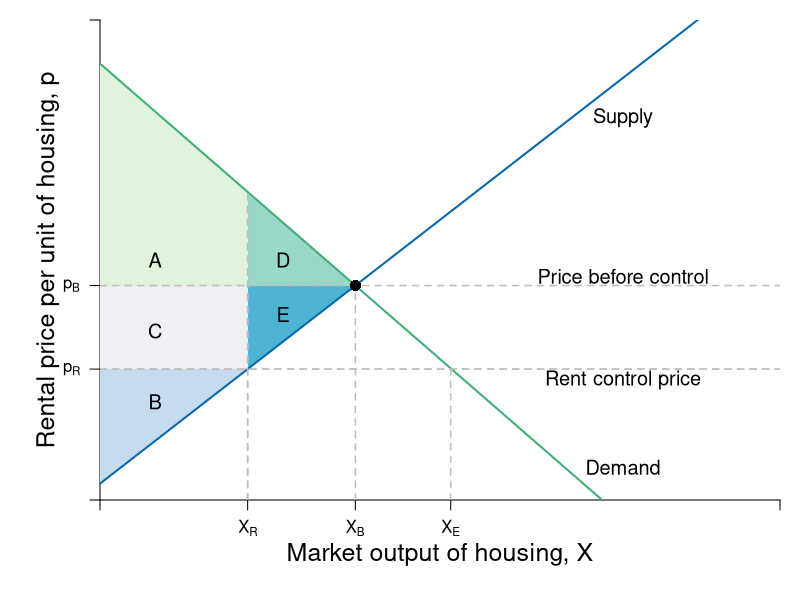

This chart was generated by the following R code:
require(shape)
pdf(file = "public_mechanism/landlord_rc.pdf", width = 9, height = 7)

#Set parameters for graphics
axislabelsize <- 1.5
labelsize <- 1.2
graphlinewidth <- 2
segmentlinewidth <- 1.5


COL <- c("#7fc97f", "#beaed4", "#fdc086", "#ffff99", "#386cb0", "#f0027f", "#bf5b17", "#666666")
COLA <- c("#e0f3db", "#99d8c9","#66c2a4","#41ae76", "#238b45", "#005824")
COLB <- c("#c6dbef", "#4eb3d3", "#2b8cbe", "#0868ac","#084081")
COLC <- c("#fcfbfd", "#efedf5", "#dadaeb", "#bcbddc", "#9e9ac8", "#807dba", "#6a51a3", "#54278f", "#3f007d")

par(mar =  c(5, 5, 1, 1))

Demand <- function(x, rmax = 20, xmax = 12, n = 8) {
  rmax - (rmax/(n*xmax))*x
}

mrsA <- function(x, rmax = 20, xmax = 10) {
  rmax - (rmax/xmax)*x
}

#uA <- function(x, y, rmax, rmax = 20, xmax = 10) {
#  y + rmax*x - (1/2)(rmax/xmax)*x^2
#}


Supply <- function(x, c1 = 0.75, c2 = 0.0465){
  c1 + 4*c2*x
}

xlims <- c(0, 130)
ylims <- c(0, 22)

npts <- 501 
x <- seq(xlims[1], xlims[2], length.out = npts)
y <- seq(ylims[1], ylims[2], length.out = npts) 
a <- c(46.08, 55, 64)
b <- c(46.08, 55, 64)

plot(0, 0, xlim = xlims, ylim = ylims, type = "n",
     xlab = expression(paste("")),
     ylab = expression(paste("")), 
     xaxt = "n", 
     yaxt = "n", 
     cex.lab = axislabelsize, 
     bty = "n",
     xaxs="i", 
     yaxs="i")

# ticksy <- seq(from = 0, to = ylims[2], by = 2)
# ylabels <- seq(from = 0, to = ylims[2], by = 2)
# ticksx <- seq(from = 0, to = xlims[2], by = 2)
# xlabels <- seq(from = 0, to = xlims[2], by = 2)
ticksy <- c(0, 6, 9.83, ylims[2])
ylabels <- c(NA, expression(paste(p[R])), expression(paste(p[B])), NA)
ticksx <- c(0, 28.226, 48.817, 48.817 +18.226, xlims[2])
xlabels <- c(NA, expression(paste(X[R])), expression(paste(X[B])), expression(paste(X[E])), NA)

axis(1, at = ticksx, pos = 0, labels = xlabels)
axis(2, at = ticksy, pos = 0, labels = ylabels, las = 1)

npts <- 500 
xx1 <- seq(xlims[1], xlims[2], length.out = npts)

#Draw the polygon for landlord surplus
xpoly1 <- c(0, 28.226, 0, 0)
ypoly1 <- c(0.75, 6, 6, 0.75)
polygon(x = xpoly1, y = ypoly1, col=COLB[1], density=NULL, border = NA)

#Draw the polygon for renter surplus
xpoly2 <- c(0, 0, 28.226, 28.226)
ypoly2 <- c(6, 20, 14.1196, 6)
polygon(x = xpoly2, y = ypoly2, col=COLA[1], density=NULL, border = NA)

#Draw the polygon for renter loss
xpoly3 <- c(28.226, 28.226, 48.817)
ypoly3 <- c( 9.83, 14.1196, 9.83)
polygon(x = xpoly3, y = ypoly3, col=COLA[2], density=NULL, border = NA)

#Draw the polygon for LL loss
xpoly4 <- c(28.226, 28.226, 48.817)
ypoly4 <- c(6, 9.83, 9.83)
polygon(x = xpoly4, y = ypoly4, col=COLB[2], density=NULL, border = NA)

# CHANGE THIS COLOR

# Draw now renters surplus
xpoly5 <- c(0, 0, 28.226, 28.226)
ypoly5 <- c(9.83, 6, 6, 9.83)
polygon(x = xpoly5, y = ypoly5, col= "#f1eef6", density=NULL, border = NA)

#text(51, 5.5, expression(paste("Landlord Surplus Lost")), xpd = TRUE, cex = labelsize) 

#Segments
segments(0, 9.83, xlims[2], 9.83, lty = 2, "gray" , lwd = segmentlinewidth)
segments(48.817, 0, 48.817, 9.83, lty = 2, col = "gray" , lwd = segmentlinewidth)

segments(0, 6, xlims[2], 6, lty = 2, "gray" , lwd = segmentlinewidth)
segments(28.226, 0, 28.226, 14.1196, lty = 2, "gray" , lwd = segmentlinewidth)

#Lines for mrs graph
lines(xx1, Demand(xx1), col = COLA[4], lwd = graphlinewidth)
lines(xx1, Supply(xx1), col = COLB[4], lwd = graphlinewidth)

# Points
points(48.817, 9.83, pch = 16, col = "black", cex = 1.5)

segments(48.817 +18.226, 0, 48.817 +18.226, 6, lty = 2, col = "gray" , lwd = segmentlinewidth)


segments(0, 6, xlims[2], 6, lty = 2, "gray" , lwd = segmentlinewidth)
segments(28.226, 0, 28.226, 14.1196, lty = 2, "gray" , lwd = segmentlinewidth)

#Label axes
mtext(expression(paste("Market output of housing, ", X)), side=1, line = 2.5, cex = axislabelsize)
text(-10, 0.5*ylims[2], expression(paste("Rental price per unit of housing, ", p)), xpd = TRUE, cex = axislabelsize, srt = 90) 
# 
# points(50, 10, pch = 16, col = "black", cex = 1.5)
# text(52, 10.5, expression(M))

#segments(4.11765, 6.17647, 5.88, 8.88, lty = 1, col = COL[2] , lwd = graphlinewidth)
text(100, 10.25, expression("Price before control"), cex = labelsize)
text(100, 5.5, expression(paste("Rent control price")), cex = labelsize)

# =======
# #Label axes
# mtext(expression(paste("Market output of the good, ", Q)), side=1, line = 2.5, cex = axislabelsize)
# text(-10, 0.5*ylims[2], expression(paste("Price per unit of Q, ", p[Q])), xpd = TRUE, cex = axislabelsize, srt = 90) 
# 
# 
# >>>>>>> 6e560906dce7363b8ef97368c653e613652a65a7


# Arrows
#Arrows(48.817, 13, 40, 11, col = "black", lty = 1, lwd = 2, arr.type = "triangle", arr.lwd = 0.5)
#Arrows(38, 6.5, 38, 8, col = "black", lty = 1, lwd = 2, arr.type = "triangle", arr.lwd = 0.5)

# Labels
# text(10.5, 5.5, expression(paste("Landlord's")), xpd = TRUE, cex = labelsize)
# text(10.5, 4.5, expression(paste("Surplus")), xpd = TRUE, cex = labelsize)
# text(10.5, 11.25, expression(paste("Renter's")), xpd = TRUE, cex = labelsize) 
# text(10.5, 10.25, expression(paste("Surplus")), xpd = TRUE, cex = labelsize)
# text(50, 13.5, expression(paste("Renter's Surplus Lost")), xpd = TRUE, cex = labelsize) 
# text(38, 5.5, expression(paste("Landlord")), xpd = TRUE, cex = labelsize) 
# text(38, 4.5, expression(paste("Surplus Lost")), xpd = TRUE, cex = labelsize) 
# 
# text(10.5, 9.25, expression(paste("Was LL's")), xpd = TRUE, cex = labelsize) 
# text(10.5, 8.5, expression(paste("Surplus")), xpd = TRUE, cex = labelsize)
# text(11, 7.5, expression(paste("Now Renter's")), xpd = TRUE, cex = labelsize) 
# text(10.5, 6.5, expression(paste("Surplus")), xpd = TRUE, cex = labelsize)

text(10.5, 11, expression(paste("A")), xpd = TRUE, cex = labelsize)
text(10.5, 4.5, expression(paste("B")), xpd = TRUE, cex = labelsize)
text(10.5, 7.75, expression(paste("C")), xpd = TRUE, cex = labelsize)
text(35, 11, expression(paste("D")), xpd = TRUE, cex = labelsize)
text(35, 8.5, expression(paste("E")), xpd = TRUE, cex = labelsize)


#text(100, 10.25, expression("Price, Before"), cex = labelsize)
#text(100, 5.5, expression(paste("Rent Control Price")), cex = labelsize)

text(100, 1.5, expression("Demand"), cex = labelsize)
text(100, 17.5, expression("Supply"), cex = labelsize)

dev.off()
